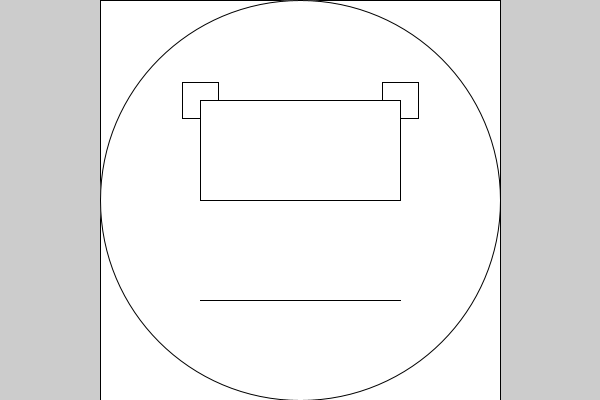
Frame 1 (no input)
Frame 60 (the mouse pressed at the canvas centre just before this capture): identical to frame 1, image omitted
Frame 120 (the mouse held since frame 60 and released just before this capture): identical to frame 1, image omitted

The Processing sketch that drew this single still picture (run headless with seeded random() and noise(); from frame 60 on, the mouse is pressed at the canvas centre):

// Processing sketch: Measles
// ── Measles.pde
/* Measles To Do List
 */
//Global Variables
int appWidth, appHeight, smallerDimension;
float faceX, faceY, faceDiameter;
float backgroundX, backgroundY, backgroundWidth, backgroundHeight;
float leftEyeX, leftEyeY, rightEyeX, rightEyeY, eyeDimater;
float noseX1, noseY1, noseX2, noseY2, noseX3, noseY3;
float mouthX1, mouthY1, mouthX2, mouthY2, mouthOpen, mouthReset;
float measleX, measleY, measleDiameter;
float button1X, button1Y, button2X, button2Y, button3X, button3Y, buttonSide;
//
void setup() {
  //Display
  size( 600, 400 ); //fullScreen;
  appWidth = width; //displayWidth
  appHeight = height; //displayHeight
  //Ternary Operator
  smallerDimension = (appWidth >= appHeight) ? appHeight : appWidth;
  println("Smaller Dimension is", smallerDimension); //Started as local variable
  //
  //Population
  faceX = appWidth*1/2;
  faceY = appHeight*1/2;
  faceDiameter = smallerDimension;
  backgroundX = faceX - faceDiameter*1/2;
  backgroundY = faceY - faceDiameter*1/2;
  backgroundWidth = faceDiameter;
  backgroundHeight = faceDiameter;
  leftEyeX = backgroundX+smallerDimension*1/4;
  leftEyeY = backgroundY+smallerDimension*1/4;
  eyeDimater = smallerDimension*1/11;
  rightEyeX = backgroundX+smallerDimension*3/4;
  rightEyeY = leftEyeY;
  noseX1 = faceX;
  noseY1 = rightEyeY;
  noseX2 = leftEyeX;
  noseY2 = faceY;
  noseX3 = rightEyeX;
  noseY3 = faceY;
  mouthX1 = noseX2;
  mouthY1 = backgroundY+smallerDimension*3/4;
  mouthX2 = noseX3;
  mouthY2 = mouthY1;
  mouthOpen = smallerDimension*1/4;
  mouthReset = smallerDimension/smallerDimension; //1=reset
  //
  //DIVs
  rect( backgroundX, backgroundY, backgroundWidth, backgroundHeight ); //Circle ONLY
  ellipse( faceX, faceY, faceDiameter, faceDiameter );
  rect( leftEyeX-eyeDimater/2, leftEyeY-eyeDimater/2, eyeDimater, eyeDimater);
  rect( rightEyeX-eyeDimater/2, rightEyeY-eyeDimater/2, eyeDimater, eyeDimater );
  rect( noseX2, noseY1, noseX3-noseX2, noseY2-noseY1 );
  rect( mouthX1, mouthY1, mouthX2-mouthX1, mouthY2-mouthY1 );
  //
} //End setup
//
void draw() {
  //Text Code
  //Face Code
  /*
  rect( backgroundX, backgroundY, backgroundWidth, backgroundHeight ); //Circle ONLY
  ellipse( faceX, faceY, faceDiameter, faceDiameter );
  ellipse ( leftEyeX, leftEyeY, eyeDimater, eyeDimater ); //Left Eye
  rect( leftEyeX-eyeDimater/2, leftEyeY-eyeDimater/2, eyeDimater, eyeDimater);
  ellipse ( rightEyeX, rightEyeY, eyeDimater, eyeDimater ); //Right Eye
  rect( rightEyeX-eyeDimater/2, rightEyeY-eyeDimater/2, eyeDimater, eyeDimater );
  triangle( noseX1, noseY1, noseX2, noseY2, noseX3, noseY3 ); //Nose
  rect( noseX2, noseY1, noseX3-noseX2, noseY2-noseY1 );
  strokeWeight(mouthOpen);
  line( mouthX1, mouthY1, mouthX2, mouthY2 ); //mouth
  rect( mouthX1, mouthY1, mouthX2-mouthX1, mouthY2-mouthY1 );
  strokeWeight(mouthReset); //1=reset
  */
  //Measles Code
  //
} //End draw
//
void keyPressed() {
  //Key Board Short Cuts
} //End keyPressed
//
void mousePressed() {
  //Mouse Pressing to Mimic Key Board Short Cuts
  //CAUTION: a little more challending to program
} //End mousePressed
//
//End MAIN Program
